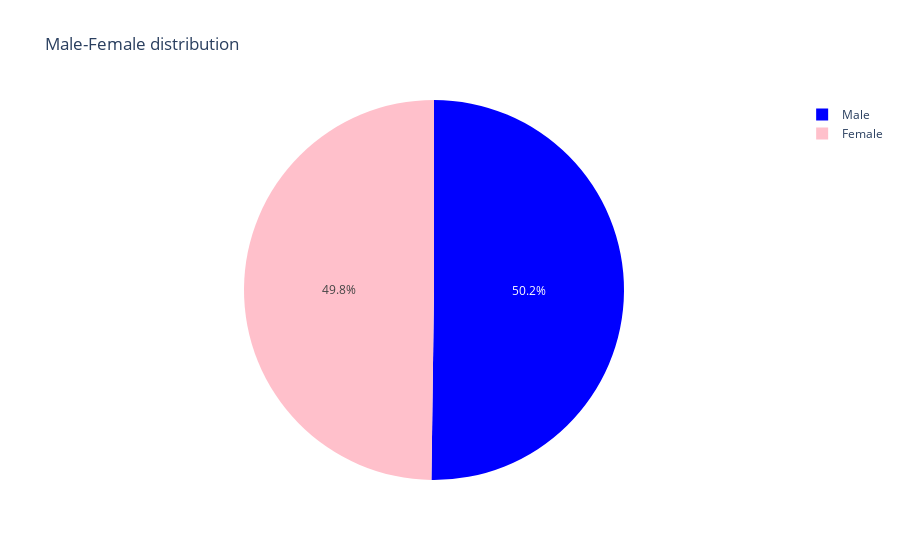

This figure's notebook cell:
### Markdown cell above
## Visualize the borrower data

Borrowers based on age, gender, marital status, language preference, loan type, credit score

### Code cell
gender_count = df['Gender'].value_counts()
print(gender_count)
colors=["#00008B","#FF69B4"]
fig1 = px.pie(values=gender_count.values,names=gender_count.index, title='Male-Female distribution',color_discrete_sequence=['blue','pink'])
fig1.show()

### Figure 1 — Plotly figure (JSON) as saved in the notebook; plotly's stock layout.template omitted (floating-point values rounded to 4 significant figures)
{"data": [{"domain": {"x": [0, 1], "y": [0, 1]}, "hovertemplate": "label=%{label}<br>value=%{value}<extra></extra>", "labels": ["Male", "Female"], "legendgroup": "", "name": "", "showlegend": true, "type": "pie", "values": [2563, 2541]}], "layout": {"autosize": true, "legend": {"tracegroupgap": 0}, "piecolorway": ["blue", "pink"], "title": {"text": "Male-Female distribution"}}}
